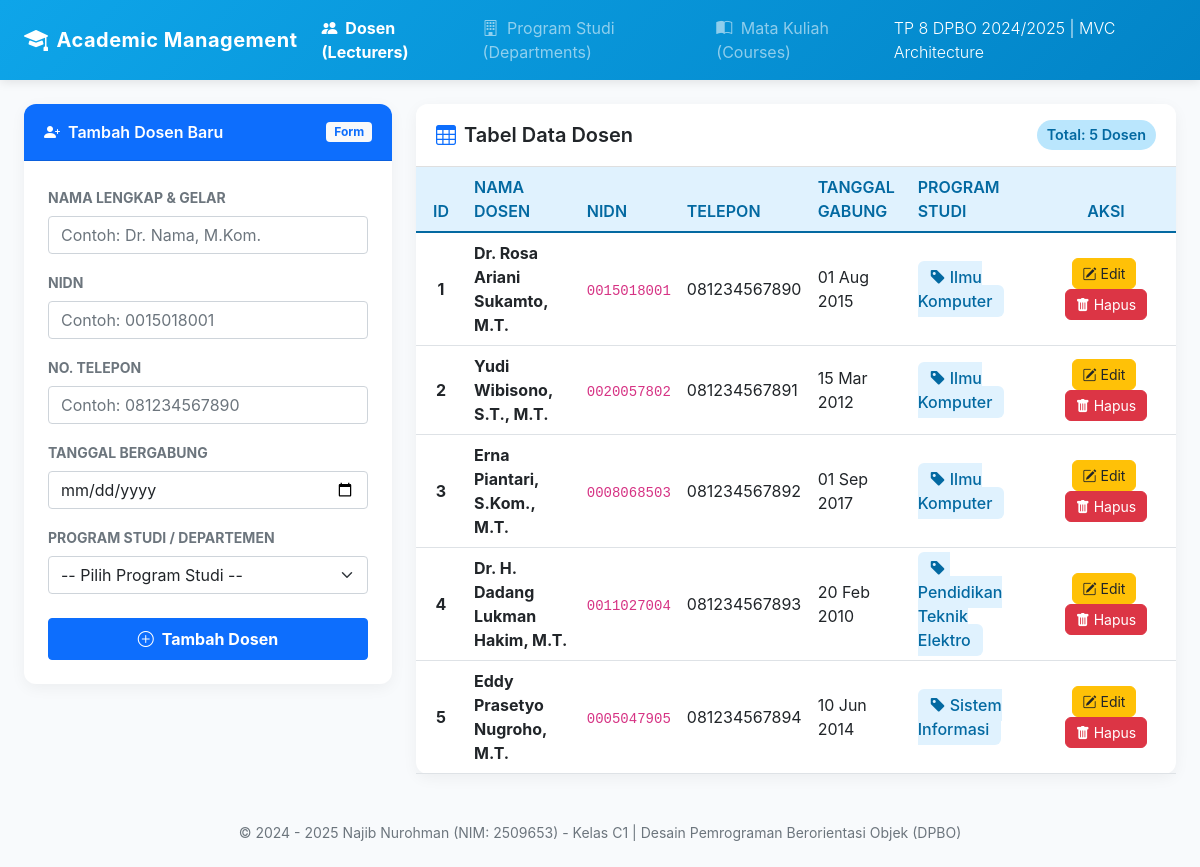
The app's page /Project/index.php with its own data.
### tables this page shows
CREATE TABLE `lecturers` (
  `id` INT AUTO_INCREMENT PRIMARY KEY,
  `name` VARCHAR(100) NOT NULL,
  `nidn` VARCHAR(30) NOT NULL UNIQUE,
  `phone` VARCHAR(25) NOT NULL,
  `join_date` DATE NOT NULL,
  `department_id` INT NULL,
  CONSTRAINT `fk_lecturers_departments` FOREIGN KEY (`department_id`) 
    REFERENCES `departments` (`id`) ON DELETE SET NULL ON UPDATE CASCADE
);

CREATE TABLE `departments` (
  `id` INT AUTO_INCREMENT PRIMARY KEY,
  `code` VARCHAR(20) NOT NULL UNIQUE,
  `name` VARCHAR(100) NOT NULL,
  `faculty` VARCHAR(100) NOT NULL
);

### Project/models/DB.php (called while the page is built, shortened)
<?php
class DB {
    private $hostname;
    private $username;
    private $password;
    private $dbname;
    private $conn;
    function __construct($hostname, $username, $password, $dbname) {
        $this->hostname = $hostname;
        $this->username = $username;
        $this->password = $password;
        $this->dbname = $dbname;
    }
    function open() {
        $this->conn = mysqli_connect($this->hostname, $this->username, $this->password, $this->dbname);
    }
    function execute($query) {
        $this->result = mysqli_query($this->conn, $query);
        return $this->result;
    }
}
?>

### Project/models/Lecturer.php (called while the page is built, shortened)
<?php
require_once "DB.php";
class Lecturer extends DB {
    function getLecturers() {
        $query = "SELECT lecturers.*, departments.name AS department_name, departments.code AS department_code
                  FROM lecturers
                  LEFT JOIN departments ON lecturers.department_id = departments.id
                  ORDER BY lecturers.id ASC";
        return $this->execute($query);
    }
}
?>

### Project/controllers/LecturerController.php (called while the page is built, shortened)
<?php
require_once "models/Lecturer.php";
require_once "views/LecturerView.php";
class LecturerController {
    private $lecturer;
    private $department;
    private $view;
    public function __construct() {
        $this->lecturer = new Lecturer(Config::$hostname, Config::$username, Config::$password, Config::$dbname);
        $this->department = new Department(Config::$hostname, Config::$username, Config::$password, Config::$dbname);
        $this->view = new LecturerView();
    }
    public function index() {
        $this->lecturer->open();
        $this->department->open();
        $this->lecturer->getLecturers();
        $lecturers = [];
        while ($row = $this->lecturer->getResult()) {
            $lecturers[] = $row;
        }
        $this->department->getDepartments();
        $departments = [];
        while ($row = $this->department->getResult()) {
            $departments[] = $row;
        }
        $this->view->render($lecturers, $departments);
    }
}
?>

### Project/views/LecturerView.php (the view, shortened to what this page needs)
<?php
require_once "Template.php";
class LecturerView {
    public function render($lecturers, $departments, $editData = null) {
        $tableContent = "";
        foreach ($lecturers as $row) {
            $deptBadge = !empty($row['department_name'])
                ? '<span class="badge-dept"><i class="bi bi-tag-fill me-1"></i>' . htmlspecialchars($row['department_name']) . '</span>'
                : '<span class="text-muted fst-italic">Belum Ditentukan</span>';
            $formattedDate = date('d M Y', strtotime($row['join_date']));
            $tableContent .= '<tr>
                <td class="text-center fw-bold">' . $row['id'] . '</td>
                <td><span class="fw-bold text-dark">' . htmlspecialchars($row['name']) . '</span></td>
                <td><code class="fw-semibold">' . htmlspecialchars($row['nidn']) . '</code></td>
                <td>' . htmlspecialchars($row['phone']) . '</td>
                <td>' . $formattedDate . '</td>
                <td>' . $deptBadge . '</td>
                <td class="text-center">
                    <a href="index.php?action=edit&id=' . $row['id'] . '" class="btn btn-warning btn-action text-dark me-1" title="Edit">
                        <i class="bi bi-pencil-square"></i> Edit
                    </a>
                    <a href="index.php?action=delete&id=' . $row['id'] . '" class="btn btn-danger btn-action" onclick="return confirm(\'Apakah Anda yakin ingin menghapus dosen ini?\')" title="Hapus">
                        <i class="bi bi-trash-fill"></i> Hapus
                    </a>
                </td>
            </tr>' . "\n";
        }
    }
}
?>

### Project/index.php (shortened to what this page needs)
<?php
require_once "controllers/LecturerController.php";
$lecturerController = new LecturerController();
if (isset($_POST['add'])) {
    $lecturerController->add($_POST);
} else if (isset($_POST['update'])) {
    $id = $_POST['id'];
    $lecturerController->update($id, $_POST);
} else {
    $lecturerController->index();
}
?>

### Project/views/Template.php (shortened to what this page needs)
<?php
class Template {
    var $content = "";
    function load($filename = "") {
        $this->content = implode("", @file($filename));
    }
    function clear() {
        $this->content = preg_replace("/DATA_[A-Z0-9_]+/", "", $this->content);
    }
    function write() {
        print $this->content;
    }
    function replace($old = "", $new = "") {
        $this->content = str_replace($old, $new, $this->content);
    }
}
?>

### records on screen
lecturers: id "1", name "Dr. Rosa Ariani Sukamto, M.T.", nidn "0015018001", phone "081234567890", join_date "01 Aug 2015", department.name "Ilmu Komputer"
lecturers: id "2", name "Yudi Wibisono, S.T., M.T.", nidn "0020057802", phone "081234567891", join_date "15 Mar 2012", department.name "Ilmu Komputer"
lecturers: id "3", name "Erna Piantari, S.Kom., M.T.", nidn "0008068503", phone "081234567892", join_date "01 Sep 2017", department.name "Ilmu Komputer"
lecturers: id "4", name "Dr. H. Dadang Lukman Hakim, M.T.", nidn "0011027004", phone "081234567893", join_date "20 Feb 2010", department.name "Pendidikan Teknik Elektro"
lecturers: id "5", name "Eddy Prasetyo Nugroho, M.T.", nidn "0005047905", phone "081234567894", join_date "10 Jun 2014", department.name "Sistem Informasi"
